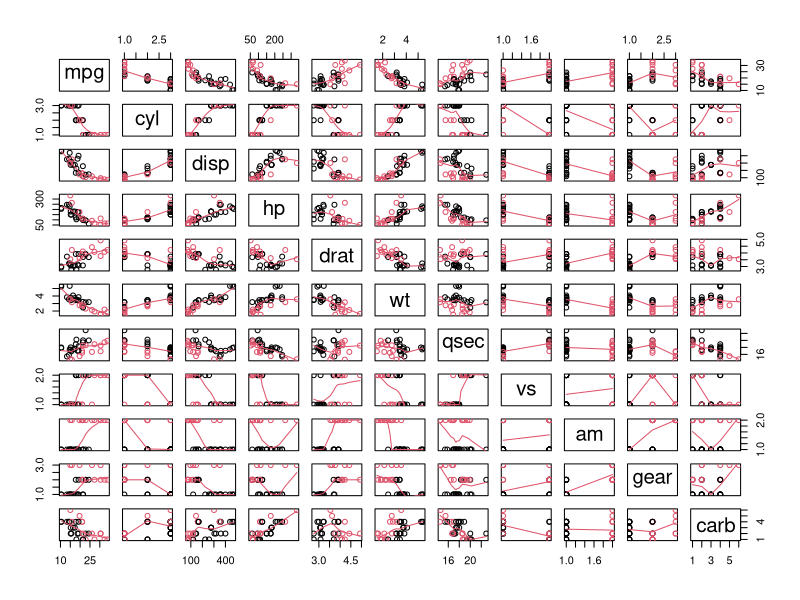
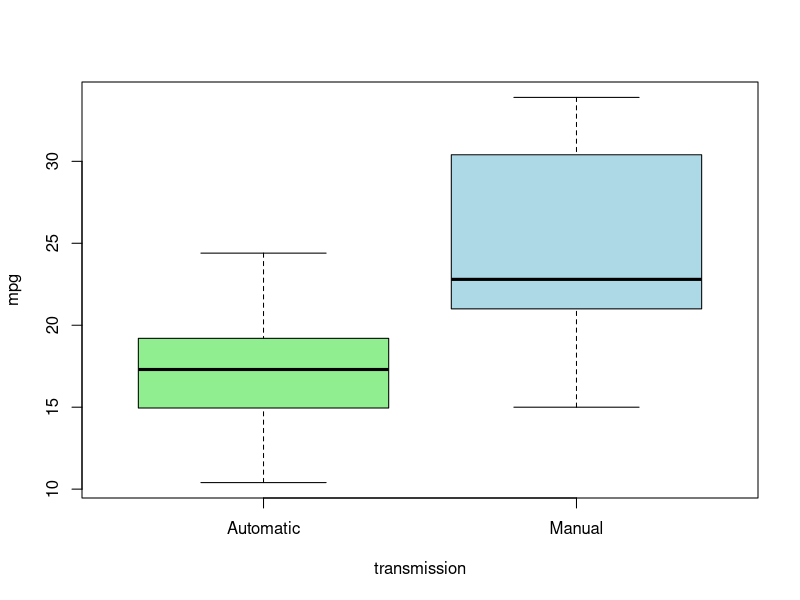

Source code (R) for these figures, in order: (Note: this script raises an error after producing the figures.)
library(ggplot2)
library(GGally)

ds <- mtcars
str(ds)
head(ds)

ds$cyl <- as.factor(ds$cyl)
ds$vs <- as.factor(ds$vs) #V-engine or Straight-engine
ds$am <- factor(ds$am,labels=c('Automatic','Manual')) #Transmission-type
ds$gear <- as.factor(ds$gear) 
ds$carb <- as.factor(ds$carb)
str(ds)

summary(ds)

#plot(ds)
pairs(ds, col=ds$am, panel = panel.smooth)

#boxplot(factor(ds$am, labels = c('a','m')),ds$mpg,col=c('lightgreen','lightblue'),xlab='transmission', ylab='mpg')
plot(as.factor(ds$am),ds$mpg,col=c('lightgreen','lightblue'), xlab='transmission', ylab='mpg')
abline(h = mean(ds$mpg[ds$am==0]),col='red')
abline(h = mean(ds$mpg[ds$am==1]),col='red')

fit <- lm(mpg ~ am,ds)
mdl <- lm(mpg ~ .,ds)
mdl2 <- lm(mpg ~ wt,ds)

summary(fit)
summary(mdl)
summary(mdl2)

par.orig <- par()
cols <- c(ds$am)
par(mfrow = c(2, 2), oma = c(0, 0, 2, 0))
plot(fit,col=alpha(cols,alpha=.5),pch=19)

plot(mdl,col=alpha(cols,alpha=.5),pch=19)
plot(mdl2,col=alpha(cols,alpha=.5),pch=19)
par(par.orig)

z <- lm(mpg ~ disp,ds)
plot(ds$disp,ds$mpg,pch=19,col=alpha(cols,alpha=.5),xlab='disp', ylab='mpg')
abline(z,col='blue')



plot(ds$hp,ds$mpg,pch=19,col=alpha(cols,alpha=.5),xlab='hp', ylab='mpg')
plot(ds$drat,ds$mpg,pch=19,col=alpha(cols,alpha=.5),xlab='drat', ylab='mpg')

z <- lm(mpg ~ wt,ds)
plot(ds$wt,ds$mpg,pch=19,col=alpha(cols,alpha=.5),xlab='weight', ylab='mpg')
abline(z,col='blue')

plot(ds$qsec,ds$mpg,pch=19,col=alpha(cols,alpha=.5),xlab='1/4 mile', ylab='mpg')

plot(ds$vs,ds$mpg,pch=19,col='lightgreen',xlab='vs', ylab='mpg')
plot(ds$cyl,ds$mpg,pch=19,col='lightgreen',xlab='cylinder', ylab='mpg')
plot(ds$gear,ds$mpg,pch=19,col='lightgreen',xlab='gear', ylab='mpg')
plot(ds$carb,ds$mpg,pch=19,col='lightgreen',xlab='carb', ylab='mpg')

pairs(ds,panel=panel.smooth)
